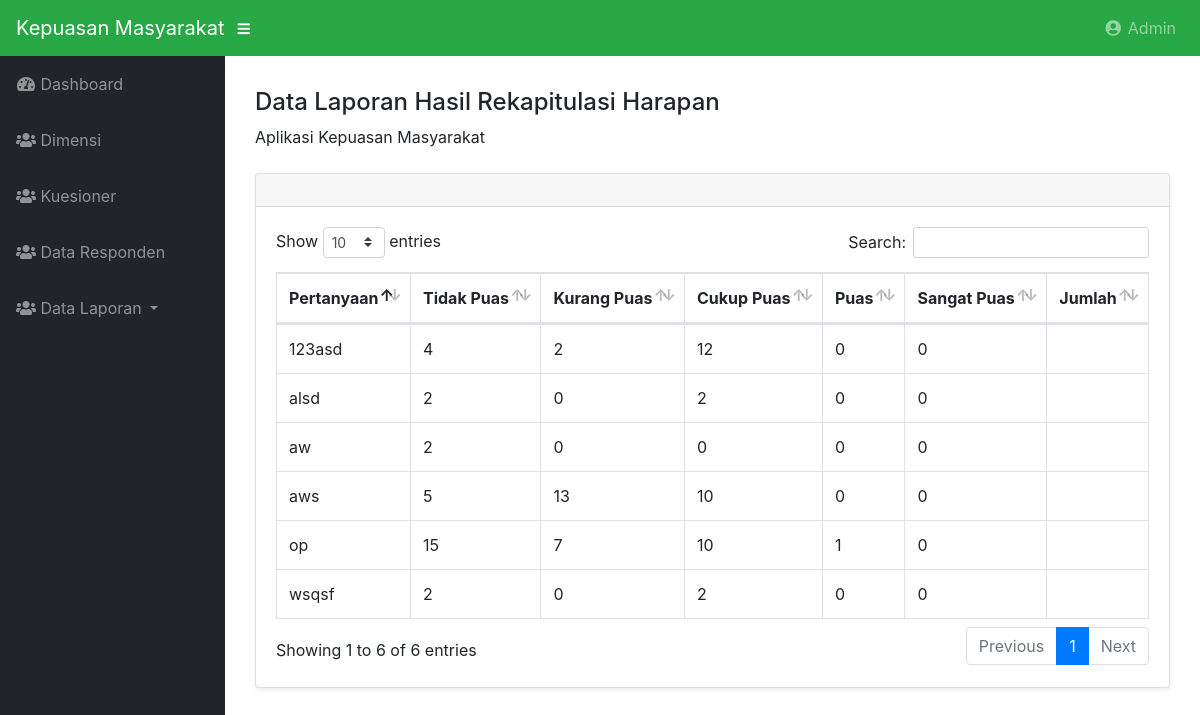
Screenshot of /index.php/admin/laporan/harapan with the database file from the repository.
### tables this page shows
CREATE TABLE `jawaban_harapan` (
  `id` int(11) NOT NULL,
  `kuesioner_id` int(11) NOT NULL,
  `responden_id` int(11) DEFAULT NULL,
  `jawaban1` int(11) NOT NULL,
  `jawaban2` int(11) NOT NULL,
  `jawaban3` int(11) NOT NULL,
  `jawaban4` int(11) NOT NULL,
  `jawaban5` int(11) NOT NULL
);

CREATE TABLE `kuesioner` (
  `id` int(11) NOT NULL,
  `kode` varchar(255) NOT NULL,
  `dimensi_id` int(11) NOT NULL,
  `pertanyaan` text NOT NULL
);

### application/controllers/admin/Laporan.php (called while the page is built, shortened)
<?php
class Laporan extends CI_Controller
{
    public function __construct()
    {
        $this->load->model('kuesioner_model');
        $this->load->model('jawaban_model');
        $this->load->model('dimensi_model');
        $this->load->library('form_validation');
        $this->load->helper('url');
    }
    public function harapan()
    {
        $data = $this->jawaban_model->harapan();
        $data['jawaban'] = json_decode(json_encode($data), true);
        $data['kuesioner'] = $this->kuesioner_model->getAll();
        $this->load->view('admin/laporan/harapan', $data);
    }
}

### index.php (called while the page is built, shortened)
<?php
require_once BASEPATH.'core/CodeIgniter.php';

### application/models/Jawaban_model.php (called while the page is built, shortened)
<?php defined('BASEPATH') OR exit ('No direct script access allowed!');
class Jawaban_model extends CI_Model {
    public function harapan(){
        $query = $this->db->query("SELECT kuesioner.dimensi_id, kuesioner.kode, jawaban_harapan.id,kuesioner_id,jawaban1,jawaban2,jawaban3,jawaban4,jawaban5, SUM(jawaban1) As nilaiPersepsi1, SUM(jawaban2) As nilaiPersepsi2,jawaban3, SUM(jawaban3) As nilaiPersepsi3, SUM(jawaban4) As nilaiPersepsi4, SUM(jawaban5) As nilaiPersepsi5 FROM jawaban_harapan INNER JOIN kuesioner ON jawaban_harapan.kuesioner_id=kuesioner.id INNER JOIN dimensi ON kuesioner.dimensi_id=dimensi.id GROUP BY kuesioner_id
        ORDER BY kuesioner_id asc");
        return $query->result_array();
    }
}
?>

### application/views/admin/laporan/harapan.php (the view, shortened to what this page needs)
<!DOCTYPE html>
<html lang="en">
<head>
</head>
<body id="page-top">
	<div id="wrapper">
		<div id="content-wrapper">
			<div class="container-fluid">
				<div class="container">
					<h4 class="mt-3"> Data Laporan Hasil Rekapitulasi Harapan </h4>
					<p class="mb-4">Aplikasi Kepuasan Masyarakat</p>
					<div class="card shadow-sm mb-4">
						<div class="card-header py-3">
						</div>
						<div class="card-body">
							<div class="table-responsive">
								<table class="table table-bordered" id="dataTable" width="100%" cellspacing="0">
									<thead>
										<tr>
											<th>Pertanyaan</th>
											<th>Tidak Puas</th>
											<th>Kurang Puas</th>
											<th>Cukup Puas</th>
											<th>Puas</th>
											<th>Sangat Puas</th>
											<th>Jumlah</th>
										</tr>
									</thead>
									<tbody>
										<?php
              $count=1;
               if(empty($kuesioner)){
                echo "  <tr> <td colspan='6'> data Kosong  </td>  </tr>";
              }
              else if(isset($kuesioner)){
              foreach ($jawaban as $index  => $items) :?>
										<tr>
											<td><?php echo $items['kode'];?></td>
											<td name="1<?php echo $index+1; ?>"><?php echo $items['nilaiPersepsi1'];?></td>
											<td name="2<?php echo $index+1; ?>"><?php echo $items['nilaiPersepsi2'];?></td>
											<td name="3<?php echo $index+1; ?>"><?php echo $items['nilaiPersepsi3'];?></td>
											<td name="4<?php echo $index+1; ?>"><?php echo $items['nilaiPersepsi4'];?></td>
											<td name="5<?php echo $index+1; ?>"><?php echo $items['nilaiPersepsi5'];?></td>
											<td name="jumlah<?php echo $count++; ?>"></td>
										</tr>
										<?php endforeach;?>
										<?php    }  ?>
									</tbody>
								</table>
							</div>
						</div>
					</div>
				</div>
			</div>
		</div>
	</div>
</body>
</html>

### css/sb-admin.css (style rules this page uses)
html { position: relative; min-height: 100%; }
body { height: 100%; }
#wrapper { display: -webkit-box; display: -ms-flexbox; display: flex; }
#wrapper #content-wrapper { overflow-x: hidden; width: 100%; padding-top: 1rem; padding-bottom: 80px; }
:root { --input-padding-x: 0.75rem; --input-padding-y: 0.75rem; }

### rows the page displays
jawaban_harapan: kuesioner.kode "123asd", nilaiPersepsi1 "4", nilaiPersepsi2 "2", nilaiPersepsi3 "12", nilaiPersepsi4 "0", nilaiPersepsi5 "0"
jawaban_harapan: kuesioner.kode "aws", nilaiPersepsi1 "5", nilaiPersepsi2 "13", nilaiPersepsi3 "10", nilaiPersepsi4 "0", nilaiPersepsi5 "0"
jawaban_harapan: kuesioner.kode "op", nilaiPersepsi1 "15", nilaiPersepsi2 "7", nilaiPersepsi3 "10", nilaiPersepsi4 "1", nilaiPersepsi5 "0"
jawaban_harapan: kuesioner.kode "aw", nilaiPersepsi1 "2", nilaiPersepsi2 "0", nilaiPersepsi3 "0", nilaiPersepsi4 "0", nilaiPersepsi5 "0"
jawaban_harapan: kuesioner.kode "alsd", nilaiPersepsi1 "2", nilaiPersepsi2 "0", nilaiPersepsi3 "2", nilaiPersepsi4 "0", nilaiPersepsi5 "0"
jawaban_harapan: kuesioner.kode "wsqsf", nilaiPersepsi1 "2", nilaiPersepsi2 "0", nilaiPersepsi3 "2", nilaiPersepsi4 "0", nilaiPersepsi5 "0"

### other values shown
SITE_NAME "Kepuasan Masyarakat"
